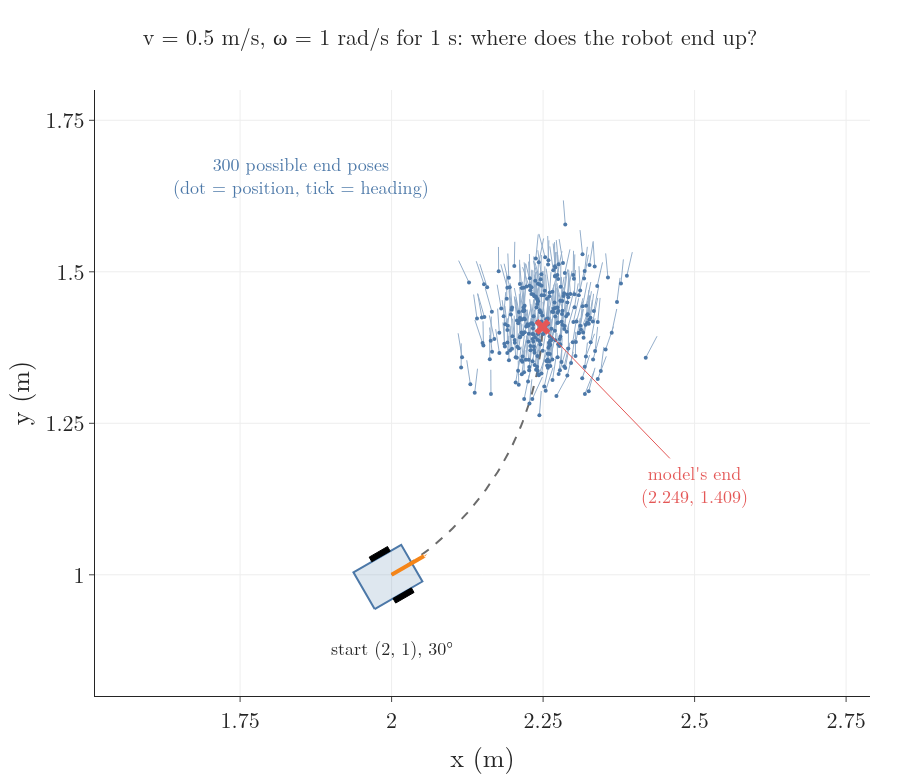

The script that drew this image:
"""Overview: the robot of RO-001 at (2, 1, 30 deg) drives v = 0.5 m/s, omega = 1 rad/s for 1 s. Dashed: the arc the
kinematic model predicts, ending at (2.249, 1.409). Dots with ticks: 300 end poses sampled from the odometry motion
model (each tick shows the end heading). Seeded. Run: python drive_cloud.py -> drive_cloud.png"""
from pathlib import Path

import numpy as np
import plotly.graph_objects as go
from gifkit import BLUE, FONT, GREY, ORANGE, RED
from motion import ODO_END, START, odo_deltas, sample_odometry
from robotdraw import robot

here = Path(__file__).parent
rng = np.random.default_rng(1)
u = (0.500, 0.479, 0.500)
xs, ys, ts = sample_odometry(u, START, rng, 300)
fig = go.Figure()
t = np.linspace(START[2], START[2] + 1, 60)
fig.add_trace(go.Scatter(x=1.75 + 0.5 * np.sin(t), y=1.433 - 0.5 * np.cos(t), mode="lines",
                         line=dict(color=GREY, dash="dash", width=2)))
lx, ly = [], []
for x, y, th in zip(xs, ys, ts):
    lx += [x, x + 0.04 * np.cos(th), None]
    ly += [y, y + 0.04 * np.sin(th), None]
fig.add_trace(go.Scatter(x=lx, y=ly, mode="lines", line=dict(color=BLUE, width=1), opacity=0.6))
fig.add_trace(go.Scatter(x=xs, y=ys, mode="markers", marker=dict(size=4, color=BLUE)))
for tr in robot(START, scale=0.35):
    fig.add_trace(tr)
fig.add_trace(go.Scatter(x=[ODO_END[0]], y=[ODO_END[1]], mode="markers", marker=dict(size=14, color=RED, symbol="x")))
fig.add_annotation(x=2.0, y=0.88, text="start (2, 1), 30°", showarrow=False, font=dict(size=18))
fig.add_annotation(x=ODO_END[0], y=ODO_END[1], ax=2.5, ay=1.15, axref="x", ayref="y", arrowhead=2, arrowcolor=RED,
                   text="model's end<br>(2.249, 1.409)", showarrow=True, font=dict(size=18, color=RED))
fig.add_annotation(x=1.85, y=1.66, text="300 possible end poses<br>(dot = position, tick = heading)", showarrow=False,
                   font=dict(size=18, color=BLUE))
fig.update_xaxes(range=[1.55, 2.75], dtick=0.25, title="x (m)", showgrid=True, gridcolor="#eee")
fig.update_yaxes(range=[0.8, 1.8], dtick=0.25, title="y (m)", showgrid=True, gridcolor="#eee", scaleanchor="x")
fig.update_layout(template="simple_white", width=900, height=780, font=FONT, showlegend=False,
                  margin=dict(l=80, r=30, t=90, b=70),
                  title=dict(text="v = 0.5 m/s, ω = 1 rad/s for 1 s: where does the robot end up?", x=0.5,
                             font=dict(size=22)))
fig.write_image(here / "drive_cloud.png")
